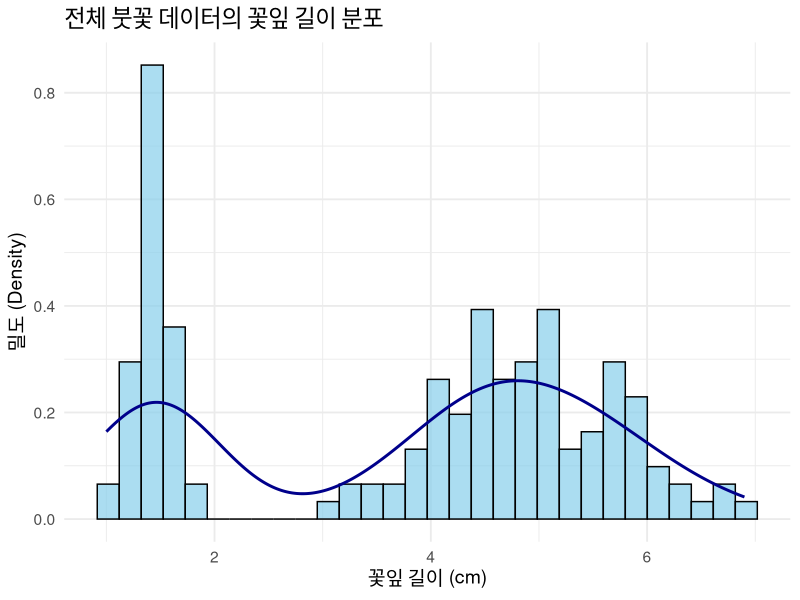
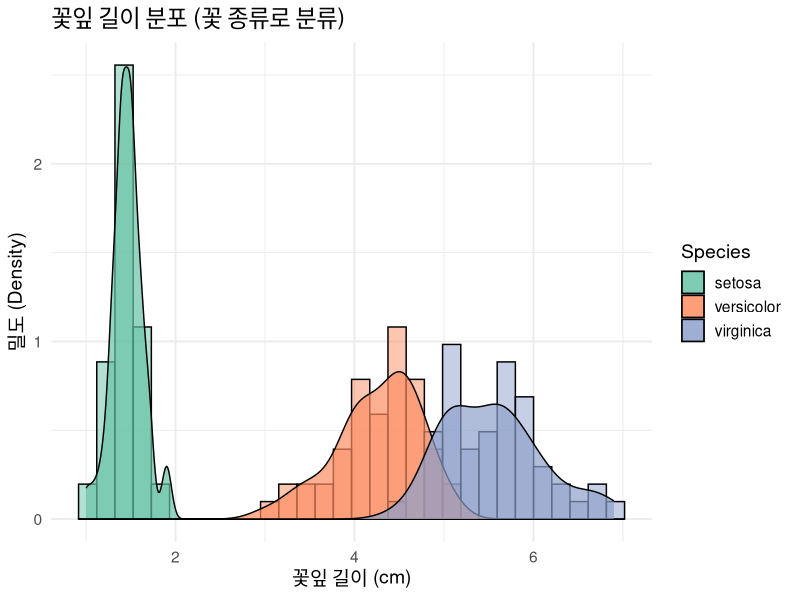
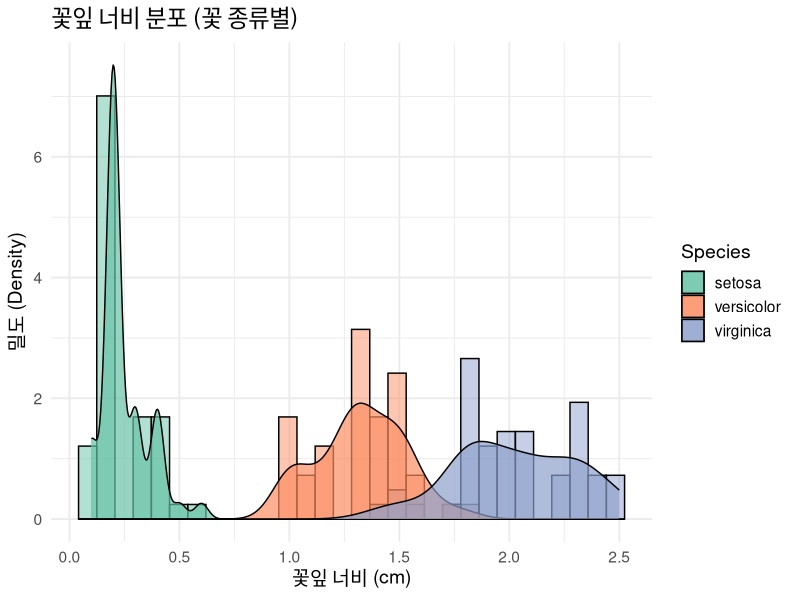
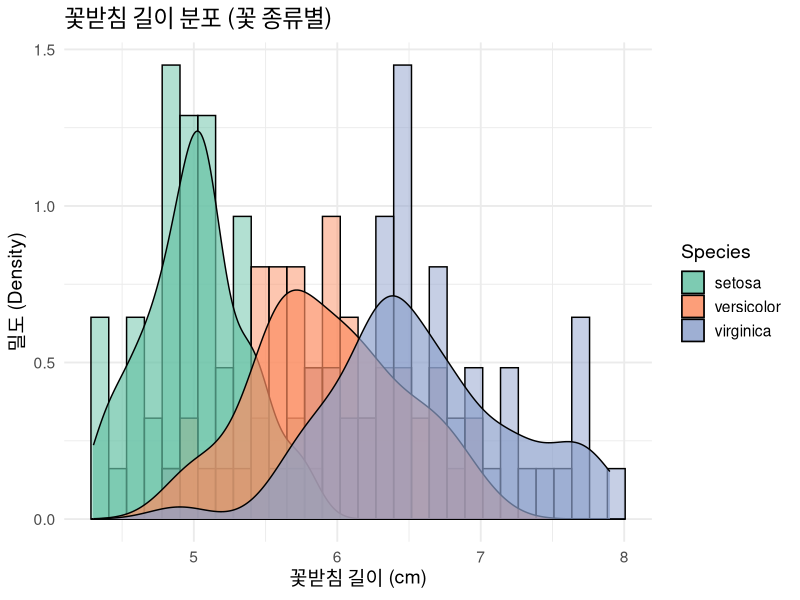
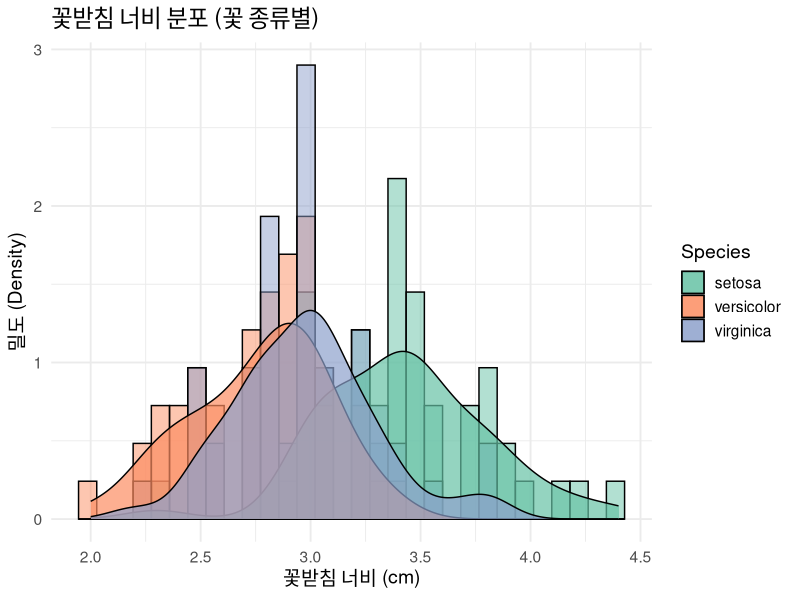
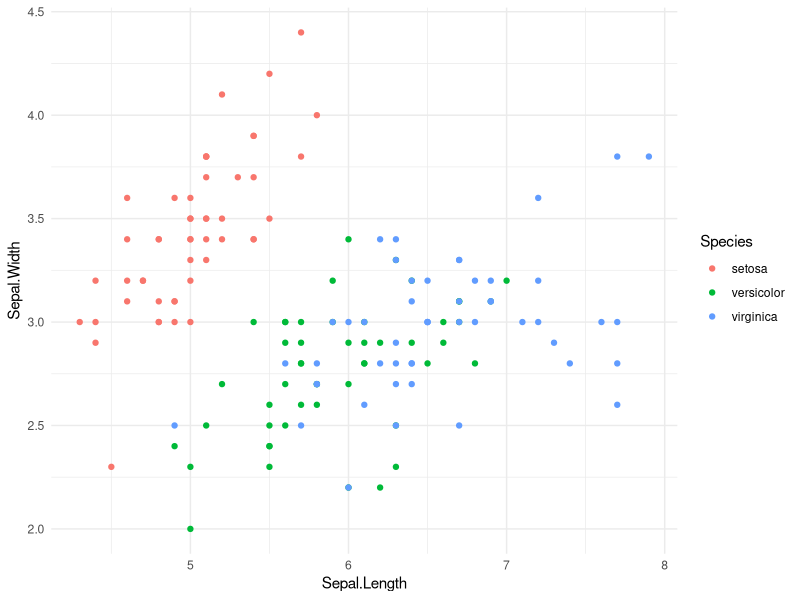
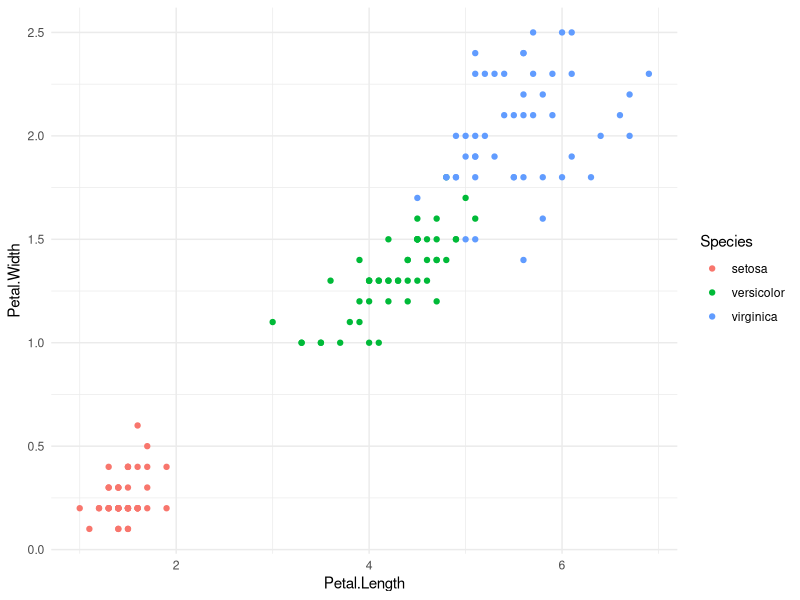

R code for these plots, in order:
## ---- chunk 1
library(tidyverse)
library(ggplot2)
library(dplyr)
## ---- chunk 2
data(iris) #데이터 불러오기
## ---- chunk 3
iris
## ---- chunk 4
str(iris)

## ---- chunk 5
summary(iris)
## ---- chunk 6
# setosa 데이터만 추출
setosa_data <- iris %>% filter(Species == "setosa")

# versicolor 데이터만 추출
versicolor_data <- iris %>% filter(Species == "versicolor")

# virginica 데이터만 추출
virginica_data <- iris %>% filter(Species == "virginica")



## ---- chunk 7
# setosa 요약 통계
summary(setosa_data)

## ---- chunk 8
# versicolor 요약 통계
summary(versicolor_data)

## ---- chunk 9
# virginica 요약 통계
summary(virginica_data)

## ---- chunk 10

# 전체 데이터 기준 (꽃잎 길이)
ggplot(iris, aes(x = Petal.Length)) +
  geom_histogram(aes(y = ..density..), 
                 bins = 30, 
                 fill = "skyblue", 
                 color = "black", 
                 alpha = 0.7) +  # 히스토그램
  geom_density(color = "darkblue", 
               size = 1) +  # 밀도곡선 (선 모양)
  labs(title = "전체 붓꽃 데이터의 꽃잎 길이 분포", 
       x = "꽃잎 길이 (cm)", 
       y = "밀도 (Density)") +  # 제목과 축 이름
  theme_minimal(base_size = 14)  # 깔끔한 테마


## ---- chunk 11
# 패키지 불러오기
library(ggplot2)

# 꽃잎 길이 (Petal.Length) 기준으로 시각화
ggplot(iris, aes(x = Petal.Length, fill = Species)) +
  geom_histogram(aes(y = ..density..), 
                 position = "identity", 
                 alpha = 0.5, 
                 bins = 30, 
                 color = "black") +  # 히스토그램
  geom_density(alpha = 0.7) +  # 밀도곡선 (선모양)
  labs(title = "꽃잎 길이 분포 (꽃 종류로 분류)", 
       x = "꽃잎 길이 (cm)", 
       y = "밀도 (Density)") +  # 제목과 축 라벨
  theme_minimal(base_size = 14) +  # 깔끔한 테마
  scale_fill_brewer(palette = "Set2")  # 색상 팔레트

## ---- chunk 12
ggplot(iris, aes(x = Petal.Width, fill = Species)) +
  geom_histogram(aes(y = ..density..), 
                 position = "identity", 
                 alpha = 0.5, 
                 bins = 30, 
                 color = "black") +
  geom_density(alpha = 0.7) +
  labs(title = "꽃잎 너비 분포 (꽃 종류별)", 
       x = "꽃잎 너비 (cm)", 
       y = "밀도 (Density)") +
  theme_minimal(base_size = 14) +
  scale_fill_brewer(palette = "Set2")

## ---- chunk 13
ggplot(iris, aes(x = Sepal.Length, fill = Species)) +
  geom_histogram(aes(y = ..density..), 
                 position = "identity", 
                 alpha = 0.5, 
                 bins = 30, 
                 color = "black") +
  geom_density(alpha = 0.7) +
  labs(title = "꽃받침 길이 분포 (꽃 종류별)", 
       x = "꽃받침 길이 (cm)", 
       y = "밀도 (Density)") +
  theme_minimal(base_size = 14) +
  scale_fill_brewer(palette = "Set2")

## ---- chunk 14
ggplot(iris, aes(x = Sepal.Width, fill = Species)) +
  geom_histogram(aes(y = ..density..), 
                 position = "identity", 
                 alpha = 0.5, 
                 bins = 30, 
                 color = "black") +
  geom_density(alpha = 0.7) +
  labs(title = "꽃받침 너비 분포 (꽃 종류별)", 
       x = "꽃받침 너비 (cm)", 
       y = "밀도 (Density)") +
  theme_minimal(base_size = 14) +
  scale_fill_brewer(palette = "Set2")

## ---- chunk 15
ggplot(iris, aes(x = Sepal.Length, y = Sepal.Width, color = Species)) +
  geom_point() +
  theme_minimal()
## ---- chunk 16
ggplot(iris, aes(x = Petal.Length, y = Petal.Width, color = Species)) +
  geom_point() +
  theme_minimal()
## ---- chunk 17
iris %>% 
  group_by(Species) %>% 
  summarise(across(where(is.numeric), mean, .names = "mean_{.col}"))
